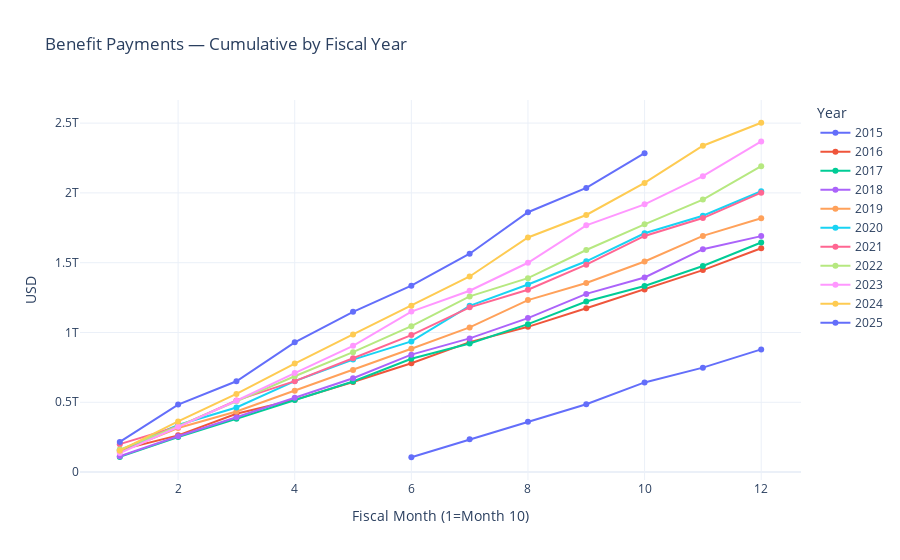

This figure's notebook cell:
### Code cell
# Build a tidy frame for one category
benefit = outlays_pivot["Benefit Payments"].reset_index()
benefit.columns = ["record_date", "value"]  # rename for convenience

# Plot as *fiscal-year* cumulative (MTS default is fiscal framing)
fig, pivot = plot_cumulative_by_year(
    benefit,
    date_col="record_date",
    value_col="value",
    fy_start_month=10,          # fiscal years (Oct–Sep)
    years=None,                 # or [2021, 2022, 2023, 2024, 2025]
    scale=1,                    # change scale depending on the scale of data
    title="Benefit Payments — Cumulative by Fiscal Year",
    ylabel="USD"
)
fig.show()
